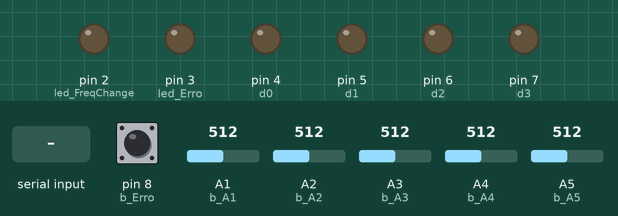
Bench run of a sketch on a simulated Arduino Uno, built with avr-gcc and run on an emulated ATmega328P. Shown: output pins drawn as LEDs (lit = HIGH). Dashed ring = blinking. The test bench sets the inputs (shaded band); at power-on: pin 8 (b_Erro) HIGH, A1 (b_A1) = 512, A2 (b_A2) = 512, A3 (b_A3) = 512, A4 (b_A4) = 512, A5 (b_A5) = 512.

Above: at 1.2 s.
1.3 s: "877\n" received over Serial
At 1.62 s:
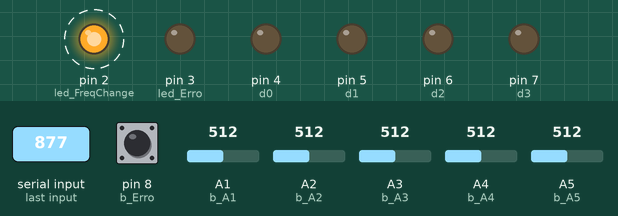
4.3 s: "879\n" received over Serial
At 6.5 s:
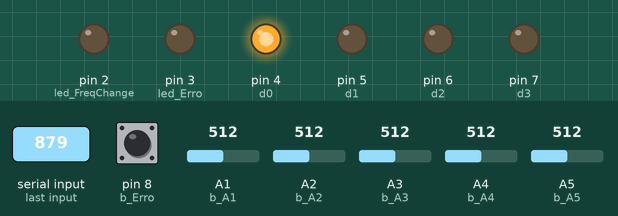
7.3 s: "881\n" received over Serial
At 9.9 s:
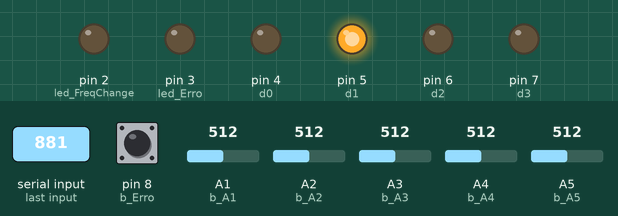
10.3 s: "883\n" received over Serial
At 12.4 s:
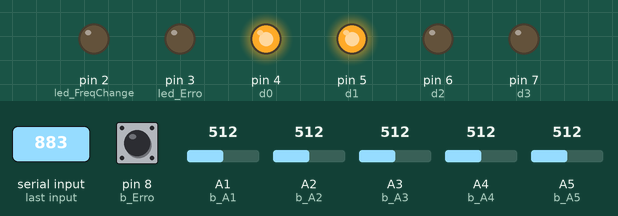
13.3 s: "885\n" received over Serial
At 15.9 s:
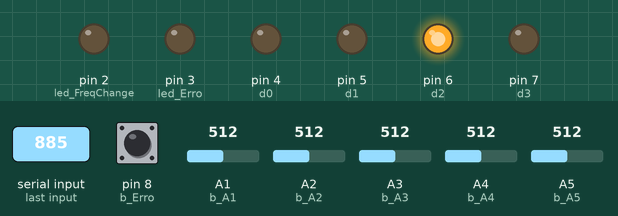
16.3 s: pin 8 (b_Erro) pulled LOW for 1 s
At 18.2 s:
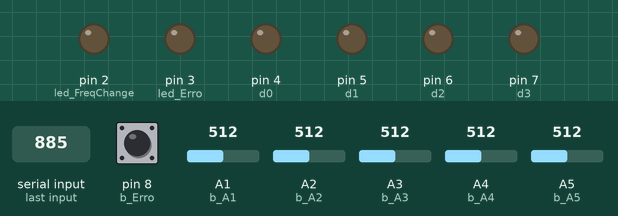
Timing chart, 0 to 19.7 s (numbered marks = the images above; inputs shaded):
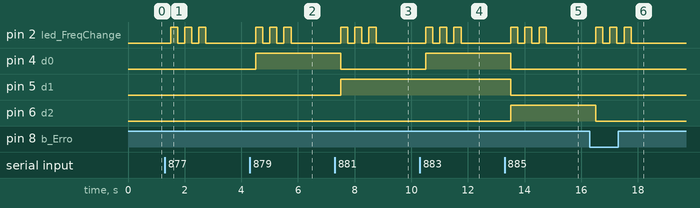

Measured:
- after the input at 1.3 s, pin 2 (led_FreqChange): alternates HIGH for 0.25 s and LOW for 0.25 s, 6 changes in all, then stays LOW, starting after 0.20 s
- after the input at 4.3 s, pin 2 (led_FreqChange): alternates HIGH for 0.25 s and LOW for 0.25 s, 6 changes in all, then stays LOW, starting after 0.20 s; pin 4 (d0): LOW → HIGH after 0.20 s
- after the input at 7.3 s, pin 2 (led_FreqChange): alternates HIGH for 0.25 s and LOW for 0.25 s, 6 changes in all, then stays LOW, starting after 0.21 s; pin 4 (d0): HIGH → LOW after 0.21 s; pin 5 (d1): LOW → HIGH after 0.21 s
- after the input at 10.3 s, pin 2 (led_FreqChange): alternates HIGH for 0.25 s and LOW for 0.25 s, 6 changes in all, then stays LOW, starting after 0.21 s; pin 4 (d0): LOW → HIGH after 0.21 s
- after the input at 13.3 s, pin 2 (led_FreqChange): alternates HIGH for 0.25 s and LOW for 0.25 s, 6 changes in all, then stays LOW, starting after 0.21 s; pin 4 (d0), pin 5 (d1): HIGH → LOW after 0.21 s; pin 6 (d2): LOW → HIGH after 0.21 s
- after the input at 16.3 s, pin 2 (led_FreqChange): alternates HIGH for 0.25 s and LOW for 0.25 s, 6 changes in all, then stays LOW, starting after 0.21 s; pin 6 (d2): HIGH → LOW after 0.21 s

The sketch:

ArduinoRadio.ino
```cpp
const int b_A1 = A1, b_A2 = A2, b_A3 = A3, b_A4 = A4, b_A5 = A5, b_Erro = 8, led_FreqChange = 2, led_Erro = 3; //Button pins and Led pins
bool Break = 0, sb_Erro = 0, emergency_off = 1, reset_rx = 1; //Variable for the switch logic

//Storing message for/from the Serial:
String rx = " ";

//------------------------------------------Radio declaration:
int received = 0, current_freq = 0;
const int d0 = 4, d1 = 5, d2 = 6, d3 = 7;

struct radio{
  bool d0, d1, d2, d3;
};

//Radio frequency table:
struct radio F87_7M = {0, 0, 0, 0};  //87.7[MHz]
struct radio F87_9M = {1, 0, 0, 0};  //87.9[MHz]
struct radio F88_1M = {0, 1, 0, 0};  //88.1[MHz]
struct radio F88_3M = {1, 1, 0, 0};  //88.3[MHz]
struct radio F88_5M = {0, 0, 1, 0};  //88.5[MHz]
struct radio F88_7M = {1, 0, 1, 0};  //88.7[MHz]
struct radio F88_9M = {0, 1, 1, 0};  //88.9[MHz]
struct radio F106_7M = {0, 0, 0, 1}; //106.7[MHz]
struct radio F106_9M = {1, 0, 0, 1}; //106.9[MHz]
struct radio F107_1M = {0, 1, 0, 1}; //107.1[MHz]
struct radio F107_3M = {1, 1, 0, 1}; //107.3[MHz]
struct radio F107_5M = {0, 0, 1, 1}; //107.5[MHz]
struct radio F107_7M = {1, 0, 1, 1}; //107.7[MHz]
struct radio F107_9M = {0, 1, 1, 1}; //107.9[MHz]

void set_pins(struct radio *freq){ //Set the pins to order set on the struct
  digitalWrite(d0, freq->d0);
  digitalWrite(d1, freq->d1);
  digitalWrite(d2, freq->d2);
  digitalWrite(d3, freq->d3);

  for(int i = 0; i < 3; i++){ //Show using an LED that the pins have been set
    digitalWrite(led_FreqChange, 1);
    delay(250);
    digitalWrite(led_FreqChange, 0);
    delay(250);
  }
}

void setFrequency(int received_freq){ //Switch case to set the frequency
  switch(received_freq){
      case 877:
        set_pins(&F87_7M);
        break;
      case 879:
        set_pins(&F87_9M);
        break;
      case 881:
        set_pins(&F88_1M);
        break;
      case 883:
        set_pins(&F88_3M);
        break;
      case 885:
        set_pins(&F88_5M);
        break;
      case 887:
        set_pins(&F88_7M);
        break;
      case 889:
        set_pins(&F88_9M);
        break;
      case 1067:
        set_pins(&F106_7M);
        break;
      case 1069:
        set_pins(&F106_9M);
        break;
      case 1071:
        set_pins(&F107_1M);
        break;
      case 1073:
        set_pins(&F107_3M);
        break;
      case 1075:
        set_pins(&F107_5M);
        break;
      case 1077:
        set_pins(&F107_7M);
        break;
      case 1079:
        set_pins(&F107_9M);
        break;
  }
}

bool debug = false;

void setup() {

  //Pin mode definition:
  pinMode(b_Erro, INPUT_PULLUP);
  pinMode(led_Erro, OUTPUT);
  pinMode(led_FreqChange, OUTPUT);
  pinMode(d0, OUTPUT);
  pinMode(d1, OUTPUT);
  pinMode(d2, OUTPUT);
  pinMode(d3, OUTPUT);

  Serial.begin(115200); //Serial Initialized
}

void loop() {

  sb_Erro = digitalRead(b_Erro); //Reads the emergency button

  //-------Switch for the emergency button logic:
  if(!sb_Erro && !Break){

    switch(emergency_off){
      case 0:
        if(debug){
          Serial.println("Emergency mode deactivate");
        }
        emergency_off = 1;
      break;

      case 1:
        if(debug){
          Serial.println("Emergency mode activate");
        }
        setFrequency(877); //Set the communcation frequency to the one with bigger range
        current_freq = 877;
        emergency_off = 0;
      break;
    }

    Break = 1;
  }
  else if(sb_Erro){
    Break = 0;
  }

  //----------Main Button/Serial/Frequency logic:

  if(debug){
    Serial.println("--------Main loop started--------");
  }

  //Verify the area button pressed:
  if(analogRead(b_A1) <= 10){
    Serial.write('A');
  }
  else if(analogRead(b_A2) <= 10){
    Serial.write('B');
  }
  else if(analogRead(b_A3) <= 10){
    Serial.write('C');
  }
  else if(analogRead(b_A4) <= 10){
    Serial.write('D');
  }
  else if(analogRead(b_A5) <= 10){
    Serial.write('E');
  }


  //Receive the frequency using Serial:
  while(Serial.available()){

    if(reset_rx){
      rx = "";
      reset_rx = 0;
    }

    char temp = (char)Serial.read();
    rx += temp;
  }

  if(rx != "" && debug){ //DEBUG
    Serial.print("\n");
    Serial.println(rx);
  }

  if(rx == "X"){ //Veirfy if it is the connection erro message
      digitalWrite(led_Erro, 1);
      delay(500);
      digitalWrite(led_Erro, 0);
      delay(500);
  }
  else{
    received = rx.toInt(); //converts string to int
    if(received != current_freq && emergency_off == 1){ //Check if it's a new frequency

      current_freq = received;
      setFrequency(current_freq); //Changes the radio freq
    }
  }

  if(debug){
    Serial.print("\n");
    delay(500);
  }

  reset_rx = 1;
  delay(500);
}
```
